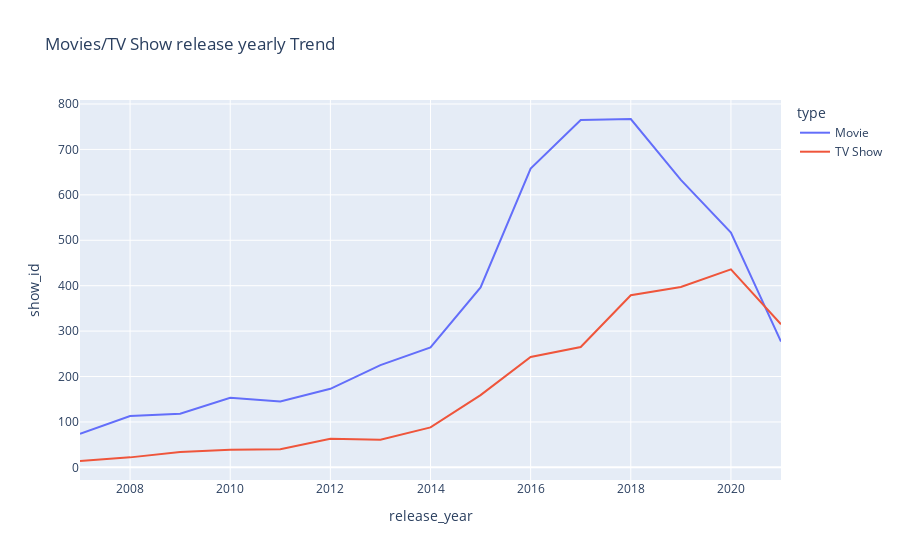

Notebook code for this chart:
### Markdown cell above
In 2007, Netflix introduced streaming media and video on demand. We see a slow in the beginning but then it picked up in 2014-2015 and there is a rapid increase till 2018.

By 2018, the content on netlix was 13 times of 2007 year's content. But it has declined since 2019 since the beginning of covid. The other factor could be - In 2019, Disney plus was also launched. Films and television series produced by The Walt Disney Studios and Walt Disney Television, such as Marvel movies moved to Disney plus.

### Code cell
df_4 = df.query("type == 'Movie'")
df_4 = df.query("release_year >= 2007")
df_4 = df_4.groupby(["type","release_year"])["show_id"].count().reset_index()

fig  = px.line(df_4, x='release_year', y='show_id', color = 'type',
       title='Movies/TV Show release yearly Trend')
fig.show()

### Figure 1 — Plotly figure (JSON) as saved in the notebook; plotly's stock layout.template omitted (floating-point values rounded to 4 significant figures)
{"data": [{"hovertemplate": "type=Movie<br>release_year=%{x}<br>show_id=%{y}<extra></extra>", "legendgroup": "Movie", "line": {"color": "#636efa", "dash": "solid"}, "marker": {"symbol": "circle"}, "mode": "lines", "name": "Movie", "orientation": "v", "showlegend": true, "type": "scatter", "x": [2007, 2008, 2009, 2010, 2011, 2012, 2013, 2014, 2015, 2016, 2017, 2018, 2019, 2020, 2021], "xaxis": "x", "y": [74, 113, 118, 153, 145, 173, 225, 264, 396, 658, 765, 767, 633, 517, 277], "yaxis": "y"}, {"hovertemplate": "type=TV Show<br>release_year=%{x}<br>show_id=%{y}<extra></extra>", "legendgroup": "TV Show", "line": {"color": "#EF553B", "dash": "solid"}, "marker": {"symbol": "circle"}, "mode": "lines", "name": "TV Show", "orientation": "v", "showlegend": true, "type": "scatter", "x": [2007, 2008, 2009, 2010, 2011, 2012, 2013, 2014, 2015, 2016, 2017, 2018, 2019, 2020, 2021], "xaxis": "x", "y": [14, 22, 34, 39, 40, 63, 61, 88, 159, 243, 265, 379, 397, 436, 315], "yaxis": "y"}], "layout": {"legend": {"title": {"text": "type"}, "tracegroupgap": 0}, "title": {"text": "Movies/TV Show release yearly Trend"}, "xaxis": {"anchor": "y", "domain": [0, 1], "title": {"text": "release_year"}}, "yaxis": {"anchor": "x", "domain": [0, 1], "title": {"text": "show_id"}}}}
